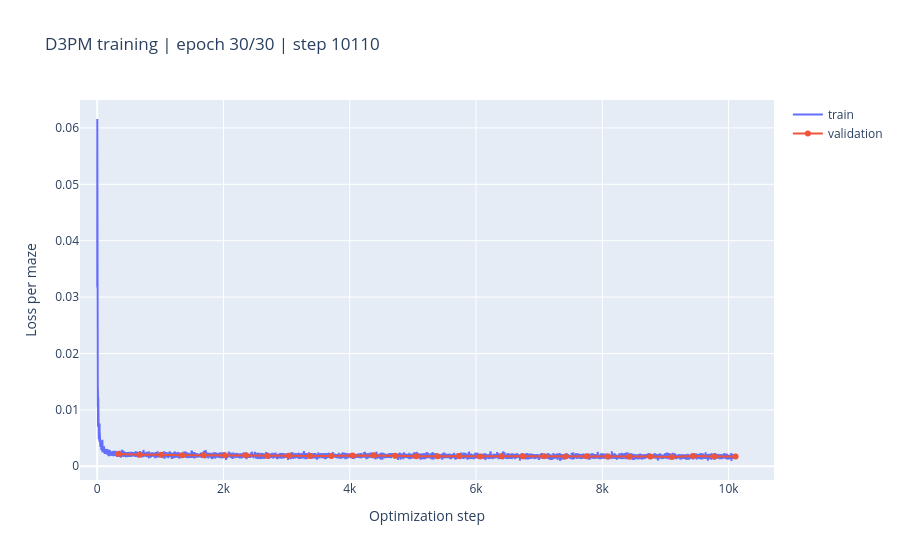

Here is the notebook cell this chart was saved with:
### Markdown cell above
## 4. D3PM Training

Sample `t` uniformly from `1..T`, corrupt the maze with the exact categorical marginal `q(x_t | x_0)`, and predict `p_theta(x_0 | x_t)`. For `t > 1`, train the implied reverse categorical distribution against the exact posterior `q(x_{t-1} | x_t, x_0)` using KL divergence. At `t = 1`, use the reconstruction cross-entropy. A small auxiliary clean-class cross-entropy encourages accurate `x_0` predictions at every timestep. The live Plotly loss chart updates in place.

### Code cell
BATCH_SIZE = 32
EPOCHS = 30
LEARNING_RATE = 2e-4
PLOT_EVERY = 100
AUXILIARY_X0_WEIGHT = 0.001

train_loader = DataLoader(
    TensorDataset(train_mazes), batch_size=BATCH_SIZE, shuffle=True, drop_last=True
)
val_loader = DataLoader(TensorDataset(val_mazes), batch_size=BATCH_SIZE, shuffle=False)
optimizer = torch.optim.AdamW(model.parameters(), lr=LEARNING_RATE)


def make_posterior_lookup():
    lookup = torch.zeros(
        DIFFUSION_STEPS + 1,
        NUM_CLASSES,
        NUM_CLASSES,
        NUM_CLASSES,
        device=DEVICE,
    )
    for t in range(1, DIFFUSION_STEPS + 1):
        q_t = transition_matrices[t]
        q_bar_previous = cumulative_matrices[t - 1]
        q_bar_current = cumulative_matrices[t]
        for x_t in range(NUM_CLASSES):
            for x0 in range(NUM_CLASSES):
                weights = q_t[:, x_t] * q_bar_previous[x0, :]
                lookup[t, x_t, x0, :] = weights / q_bar_current[x0, x_t]
    return lookup


posterior_lookup = make_posterior_lookup()


def reverse_distribution_from_logits(logits_x0, x_t, timesteps):
    p_x0 = logits_x0.softmax(dim=1)
    x_t_one_hot = one_hot_pixels(x_t)
    posterior_for_t = posterior_lookup[timesteps]
    posterior_for_pixels = torch.einsum(
        "bcuv,bchw->bhwuv", posterior_for_t, x_t_one_hot
    )
    p_previous = torch.einsum("buhw,bhwuv->bvhw", p_x0, posterior_for_pixels)
    return p_x0, p_previous.clamp_min(1e-12)


def batch_loss(maze_batch):
    x0 = maze_batch.to(DEVICE)
    timesteps = torch.randint(1, DIFFUSION_STEPS + 1, (x0.shape[0],), device=DEVICE)
    x_t = q_sample(x0, timesteps)
    logits_x0 = model(one_hot_pixels(x_t), timesteps)
    p_x0, p_previous = reverse_distribution_from_logits(logits_x0, x_t, timesteps)

    x0_one_hot = one_hot_pixels(x0)
    posterior_for_pixels = torch.einsum(
        "bcuv,bchw->bhwuv", posterior_lookup[timesteps], one_hot_pixels(x_t)
    )
    true_previous = torch.einsum("buhw,bhwuv->bvhw", x0_one_hot, posterior_for_pixels)
    pixel_kl = (
        true_previous * (true_previous.clamp_min(1e-12).log() - p_previous.log())
    ).sum(dim=1)
    kl_per_example = pixel_kl.mean(dim=(1, 2))
    x0_ce_per_example = F.cross_entropy(logits_x0, x0, reduction="none").mean(
        dim=(1, 2)
    )
    vb_or_reconstruction = torch.where(
        timesteps == 1, x0_ce_per_example, kl_per_example
    )
    return (vb_or_reconstruction + AUXILIARY_X0_WEIGHT * x0_ce_per_example).mean()


@torch.no_grad()
def validation_loss():
    model.eval()
    values = [batch_loss(batch).item() for (batch,) in val_loader]
    model.train()
    return float(np.mean(values))


model.train()
train_history, val_history = [], []
loss_fig = go.Figure()
loss_fig.add_scatter(name="train", mode="lines")
loss_fig.add_scatter(name="validation", mode="lines+markers")
loss_fig.update_layout(
    title="D3PM variational and auxiliary loss",
    xaxis_title="Optimization step",
    yaxis_title="Loss per maze",
)
global_step = 0
for epoch in range(EPOCHS):
    for (batch,) in train_loader:
        optimizer.zero_grad(set_to_none=True)
        loss = batch_loss(batch)
        loss.backward()
        optimizer.step()
        train_history.append(loss.item())
        global_step += 1
        if global_step % PLOT_EVERY == 0:
            loss_fig.data[0].x = list(range(1, len(train_history) + 1))
            loss_fig.data[0].y = train_history
            loss_fig.data[1].x = [step for step, _ in val_history]
            loss_fig.data[1].y = [value for _, value in val_history]
            loss_fig.update_layout(
                title=f"D3PM training | epoch {epoch + 1}/{EPOCHS} | step {global_step}"
            )
            clear_output(wait=True)
            display(loss_fig)
    epoch_train = float(np.mean(train_history[-len(train_loader) :]))
    epoch_validation = validation_loss()
    val_history.append((global_step, epoch_validation))
    loss_fig.data[0].x = list(range(1, len(train_history) + 1))
    loss_fig.data[0].y = train_history
    loss_fig.data[1].x = [step for step, _ in val_history]
    loss_fig.data[1].y = [value for _, value in val_history]
    loss_fig.update_layout(
        title=f"D3PM training | epoch {epoch + 1}/{EPOCHS} | step {global_step}"
    )
    clear_output(wait=True)
    display(loss_fig)
    print(
        f"Epoch {epoch + 1:02d}/{EPOCHS} | train={epoch_train:.4f} | val={epoch_validation:.4f}"
    )

print(f"Training complete | train={epoch_train:.4f} | val={epoch_validation:.4f}")

### Figure 1 — Plotly figure (JSON) as saved in the notebook; plotly's stock layout.template omitted (floating-point values rounded to 4 significant figures; data arrays with more than 128 entries replaced by an {"elided": "..."} marker saying what was removed)
{"data": [{"mode": "lines", "name": "train", "type": "scatter", "x": {"elided": "10110 int values"}, "y": {"elided": "10110 float values"}}, {"mode": "lines+markers", "name": "validation", "type": "scatter", "x": [337, 674, 1011, 1348, 1685, 2022, 2359, 2696, 3033, 3370, 3707, 4044, 4381, 4718, 5055, 5392, 5729, 6066, 6403, 6740, 7077, 7414, 7751, 8088, 8425, 8762, 9099, 9436, 9773, 10110], "y": [0.00218, 0.002043, 0.002042, 0.001935, 0.001966, 0.00194, 0.001947, 0.001843, 0.001848, 0.001843, 0.001824, 0.001908, 0.00194, 0.001868, 0.00176, 0.00179, 0.00181, 0.00175, 0.001764, 0.001762, 0.001761, 0.001738, 0.001792, 0.001715, 0.001702, 0.001721, 0.001642, 0.001802, 0.001736, 0.001719]}], "layout": {"title": {"text": "D3PM training | epoch 30/30 | step 10110"}, "xaxis": {"title": {"text": "Optimization step"}}, "yaxis": {"title": {"text": "Loss per maze"}}}}
